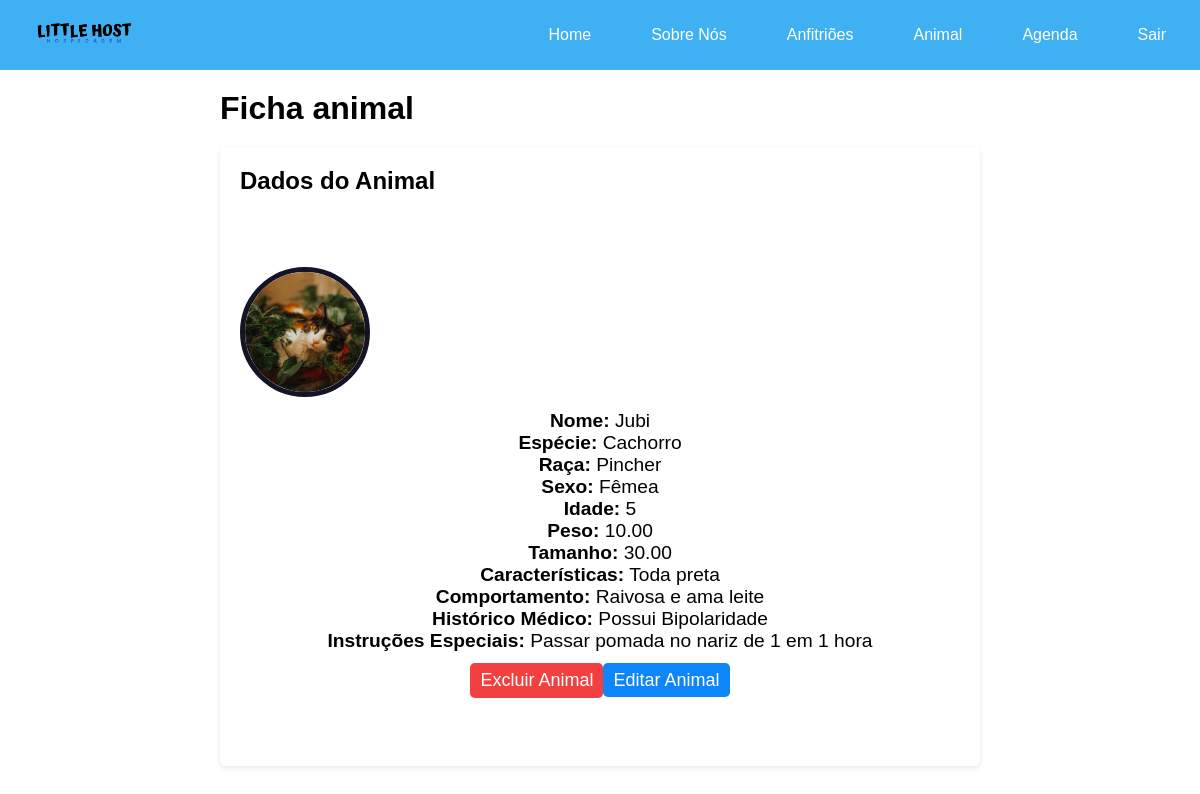
/View/ficha.php (signed in), run on the app's committed database.
### tables this page shows
CREATE TABLE `ficha_animal` (
  `cod_animal` int(10) UNSIGNED NOT NULL,
  `cod_tutor` int(10) UNSIGNED NOT NULL,
  `nome` varchar(255) NOT NULL,
  `especie` enum('Gato','Cachorro') NOT NULL,
  `raca` varchar(100) NOT NULL,
  `sexo` enum('Fêmea','Macho') NOT NULL,
  `idade` int(10) UNSIGNED NOT NULL,
  `peso` decimal(10,2) NOT NULL,
  `tamanho` decimal(10,2) NOT NULL,
  `caracteristicas` varchar(255) NOT NULL,
  `comportamento` text NOT NULL,
  `historico_medico` text NOT NULL,
  `instrucoes_especiais` text NOT NULL
);

### Controllers/TutorController.php (called while the page is built, shortened)
<?php
require_once("../Models/Tutor.php");
class TutorController{
    public function verificarAnimaisCadastrados() {
        require_once("../Models/Tutor.php");
        $tutor = new Tutor();
        if (isset($_SESSION['tutor_cod'])) {
            $tutor_cod = $_SESSION['tutor_cod'];
            $temAnimaisCadastrados = $tutor->AnimaisCadastrados($tutor_cod);
            return $temAnimaisCadastrados;
        } else {
            return false;
        }
    }
}
?>

### Models/Conexao.php (called while the page is built, shortened)
<?php
class Conexao{
    private function conexao(){
        $this->mysqli = new mysqli(BD_SERVIDOR, BD_USUARIO , BD_SENHA, BD_BANCO);
    }
}

### Models/Tutor.php (called while the page is built, shortened)
<?php
require_once("../Models/Conexao.php");
class Tutor extends Conexao {
	public function AnimaisCadastrados($tutor_cod) {
		$query = "SELECT COUNT(*) as total FROM ficha_animal WHERE cod_tutor = ?";
		$stmt = $this->mysqli->prepare($query);
		$stmt->bind_param("i", $tutor_cod);
		if ($stmt->execute()) {
			$result = $stmt->get_result();
			$row = $result->fetch_assoc();
			return ($row['total'] > 0);
		} else {
			return false;
		}
	}
}
?>

### Controllers/FichaController.php (called while the page is built, shortened)
<?php
require_once("../Models/Ficha_Animal.php");
class FichaController{
    private $ficha;
    public function __construct()
    {
        $this->ficha = new Ficha_Animal();
    }
    public function listarAnimaisPorTutor($tutorCod) {
        return $this->ficha->listarAnimaisPorTutor($tutorCod);
    }
}
?>

### Models/Ficha_Animal.php (called while the page is built, shortened)
<?php
require_once("Conexao.php");
class Ficha_Animal extends Conexao {
	public function listarAnimaisPorTutor($tutorCod) {
		$animals = array();
		try {
			$stmt = $this->mysqli->prepare("SELECT cod_animal, nome, especie, raca, sexo, idade, peso, tamanho, caracteristicas, comportamento, historico_medico, instrucoes_especiais FROM ficha_animal WHERE cod_tutor = ?");
			$stmt->bind_param("i", $tutorCod);
			$stmt->execute();
			$result = $stmt->get_result();
			while ($row = $result->fetch_assoc()) {
				$animals[] = $row;
			}
		} catch (Exception $e) {
			echo "<script>alert('Ocorreu um erro ao buscar os animais: " . $e . "')</script>";
		} finally {
			if ($stmt !== null) {
				$stmt->close();
			}
		}
		return $animals;
	}
}
?>

### View/ficha.php (the view, shortened to what this page needs)
<?php
require_once('../Controllers/TutorController.php');
require_once('../Controllers/FichaController.php');
?>
<!DOCTYPE html>
<html>
<head>
    <link rel="stylesheet" href="css/styleFicha.css">
</head>
<body>
<?php
include('layouts/menu.php');
?>
<div class="container">
    <h1>Ficha animal</h1>
    <main>
    <section class="content">
        <h1>Dados do Animal</h1>
        <img src="img/carLog.jpg" class="animal-image" id="animal-image" type="file" alt="Imagem do Animal">
        <div id="animal-info">
            <?php
            $tutorCod = $_SESSION['tutor_cod'];
            $tutorController = new TutorController();
            $temAnimaisCadastrados = $tutorController->verificarAnimaisCadastrados($tutorCod);
            if ($temAnimaisCadastrados) {
                $fichaController = new FichaController();
                $animals = $fichaController->listarAnimaisPorTutor($tutorCod);
                if (!empty($animals)) {
                    foreach ($animals as $animal) {
                        echo "<p><strong>Nome:</strong> " . $animal['nome'] . "</p>";
                        echo "<p><strong>Espécie:</strong> " . $animal['especie'] . "</p>";
                        echo "<p><strong>Raça:</strong> " . $animal['raca'] . "</p>";
                        echo "<p><strong>Sexo:</strong> " . $animal['sexo'] . "</p>";
                        echo "<p><strong>Idade:</strong> " . $animal['idade'] . "</p>";
                        echo "<p><strong>Peso:</strong> " . $animal['peso'] . "</p>";
                        echo "<p><strong>Tamanho:</strong> " . $animal['tamanho'] . "</p>";
                        echo "<p><strong>Características:</strong> " . $animal['caracteristicas'] . "</p>";
                        echo "<p><strong>Comportamento:</strong> " . $animal['comportamento'] . "</p>";
                        echo "<p><strong>Histórico Médico:</strong> " . $animal['historico_medico'] . "</p>";
                        echo "<p><strong>Instruções Especiais:</strong> " . $animal['instrucoes_especiais'] . "</p>";
                        echo '<button onclick="excluirAnimal(' . $animal['cod_animal'] . ')" class="btn-excluir">Excluir Animal</button>';
                        echo '<a href="editarfichaanim.php?cod_animal=' . $animal['cod_animal'] . '" class="btn-editar">Editar Animal</a>';
                    }
                } else {
                    echo "Nenhum animal cadastrado por este tutor.";
                }
            } else {
                echo "Nenhum animal cadastrado por este tutor.";
            }
            ?>
        </div>
    </section>
</main>
</div>
</body>
</html>

### View/layouts/menu.php (shortened to what this page needs)
<link rel="stylesheet" href="css/navFooter.css">
<?php
require_once('../Controllers/TutorController.php');
?>
<header>
    <nav class="navbar">
        <div class="logo">
            <a href="home.php">
                <img src="img/logo.png" alt="Logo">
            </a>
        </div>
        <ul class="nav-menu">
            <li class="nav-item"><a href="home.php" class="nav-link">Home</a></li>
            <li class="nav-item"><a href="sobre.php" class="nav-link">Sobre Nós</a></li>
            <li class="nav-item"><a href="anfitriao.php" class="nav-link">Anfitriões</a></li>
            <?php
           $tutorController = new TutorController();
           $temAnimaisCadastrados = $tutorController->verificarAnimaisCadastrados();
           if (isset($_SESSION['logado']) && $_SESSION['logado']) {
               if (isset($_SESSION['tutor_cod'])) {
                   if ($temAnimaisCadastrados) {
                       echo '<li class="nav-item"><a href="ficha.php" class="nav-link">Animal</a></li>';
                   } else {
                       echo '<li class="nav-item"><a href="FichaAnimal.php" class="nav-link">Cadastrar Animal</a></li>';
                   }
                   echo '<li class="nav-item"><a href="agenda-tutor.php" class="nav-link">Agenda</a></li>';
               } elseif (isset($_SESSION['anfitriao_cod'])) {
                   echo '<li class="nav-item"><a href="AutoPerfil.php" class="nav-link">Perfil</a></li>';
                   echo '<li class="nav-item"><a href="agenda-anf.php" class="nav-link">Hospedagens</a></li>';
               }
               echo '<li class="nav-item"><a onclick="return confirmar()" href="../Controllers/logout.php">Sair</a></li>';
           } else {
               echo '<li class="nav-item"><a href="login-cadastro.php" class="nav-link">Login</a></li>';
           }
            ?>
        </ul>
    </nav>
</header>

### View/css/styleFicha.css (style rules this page uses)
*, *::before, *::after { padding: 0; margin: 0; box-sizing: border-box; }
body, input { font-family: "Poppins", sans-serif; }
.container { position: center; max-width: 800px; margin: 0 auto; padding: 20px; }
.content { position: inherit; background-color: #fff; padding: 20px; border-radius: 5px; box-shadow: 0 2px 5px rgba(0, 0, 0, 0.1); margin: 20px auto; max-width: 100%; }
.animal-image { text-align: center; margin-top: 10%; max-width: 170px; width: 130px; border: 5px solid #151426; border-radius: 50%; cursor: pointer; transition: backgroud .3s; }
#animal-info { text-align: center; margin-top: 20px; }
p { left: 0; top: 50%; transform: translateY(-50%); font-size: 1.2rem; color: #000; pointer-events: none; transition: 0.4s; }
.btn-editar { background-color: #0e86f7; padding: 7px 10px; color: #fff; border: none; cursor: pointer; border-radius: 0.3rem; font-size: 18px; margin-bottom: 3rem; transition: 0.3s; }
.btn-excluir { background-color: #f23f3f; padding: 7px 10px; color: #fff; border: none; cursor: pointer; border-radius: 0.3rem; font-size: 18px; margin-bottom: 3rem; transition: 0.3s; }

### View/css/navFooter.css (style rules this page uses)
* { margin: 0; padding: 0; box-sizing: border-box; font-family: sans-serif; }
:root { --blue: #1970E6; --lightBlue: #3fb1f2; --other-color: #1ECBE1 ; --second-color: blue; --bg-color: #C2F1F7 ; }
header { background-color: #3fb1f2; }
li { list-style: none; }
a { color: #fff; text-decoration: none; }
.navbar { min-height: 70px; display: flex; justify-content: space-between; align-items: center; background-color: #3fb1f2; padding: 0 34px; }
.logo img { width: 100px; height: auto; background-color: transparent; }
.nav-menu { display: flex; align-items: center; gap: 60px; }
.nav-link { transition: 0.5s ease; }

### data on the page
ficha_animal: nome "Jubi", especie "Cachorro", raca "Pincher", sexo "Fêmea", idade "5", peso "10.00", tamanho "30.00", caracteristicas "Toda preta", comportamento "Raivosa e ama leite", historico_medico "Possui Bipolaridade", instrucoes_especiais "Passar pomada no nariz de 1 em 1 hora"
